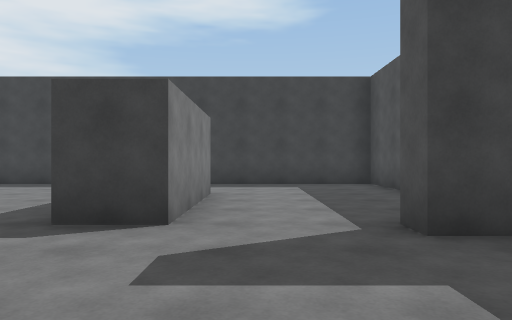
View 1 (above)

23 first-person views from a walk through a scene from a Unity 3-D project. The camera is 1.2 m above the floor, looks level and sees 70° across. The floor is counted in squares, 1.8 m on a side. Each view is taken from the middle of a square. On the plan, view 1 faces up. The plan holds only what a view shows up to about 11 squares ahead; the rest is blank. The place goes on beyond the plan. The player character is not drawn.

View 2
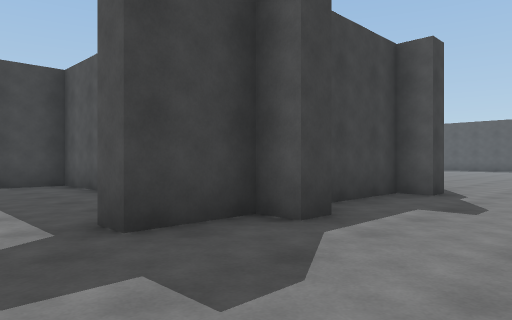

View 3
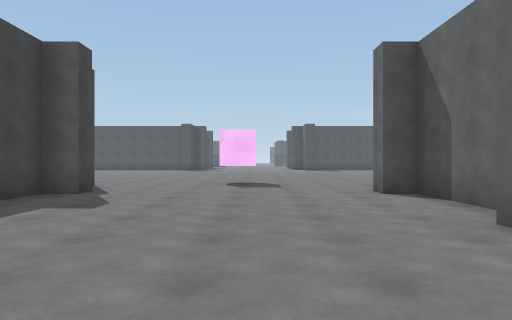

View 4
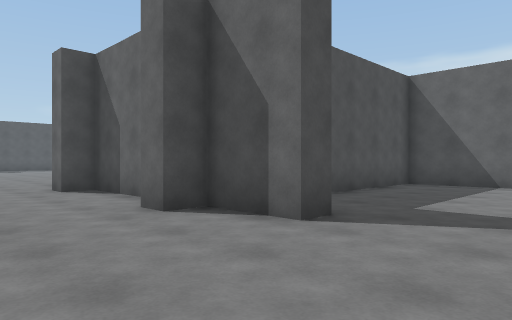

View 5
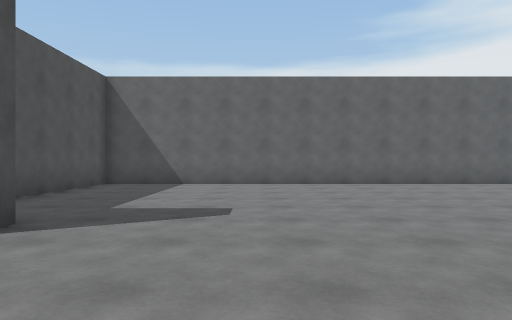

View 6
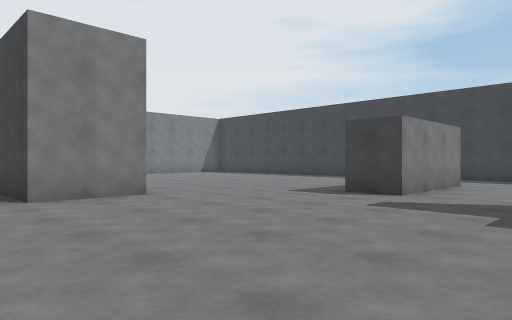

View 7
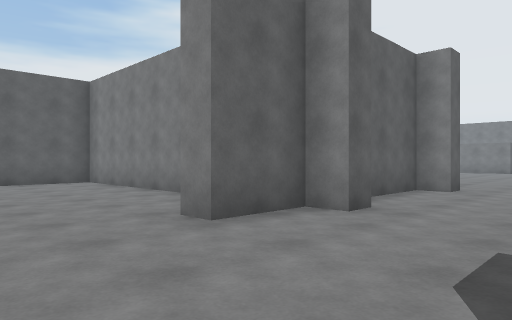

View 8
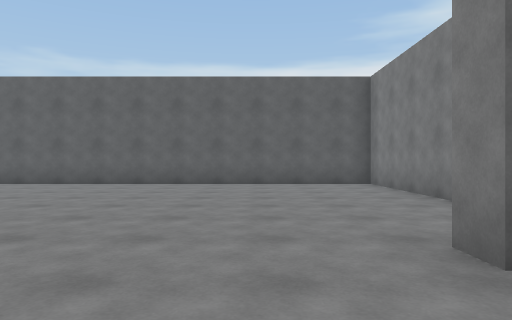

View 9
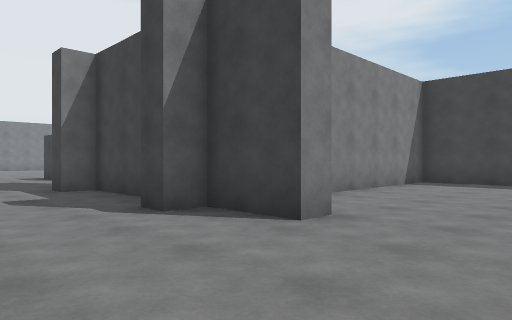

View 10
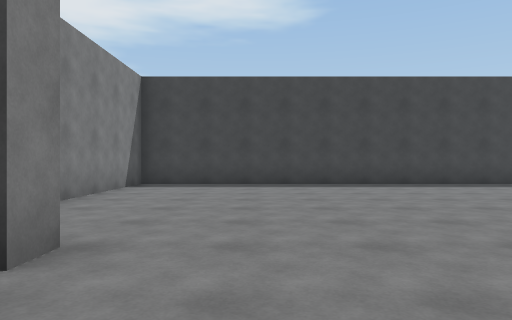

View 11
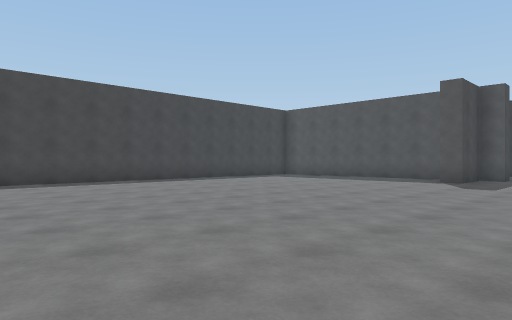

View 12
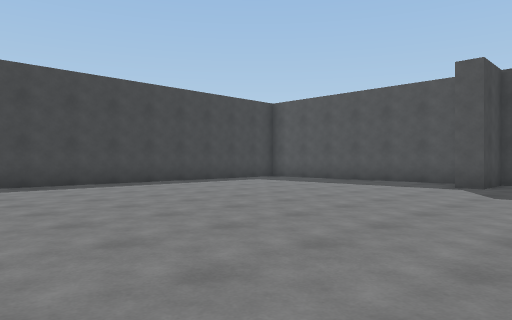

View 13
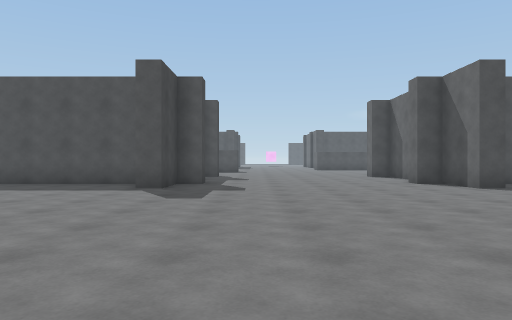

View 14
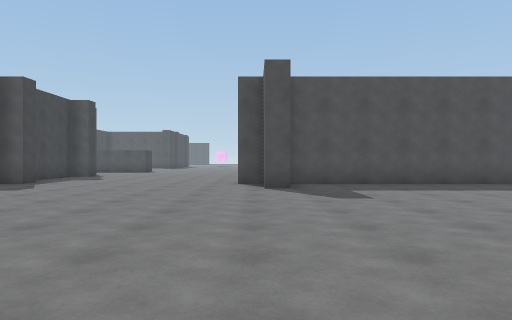

View 15
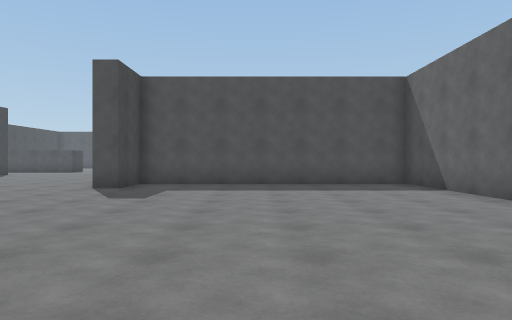

View 16
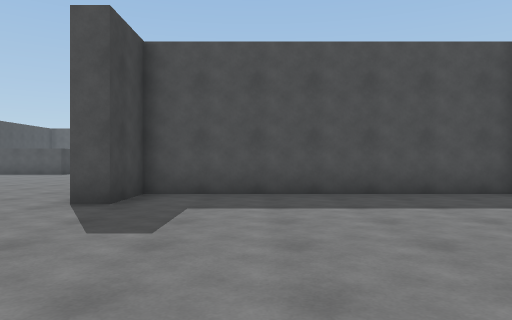

View 17
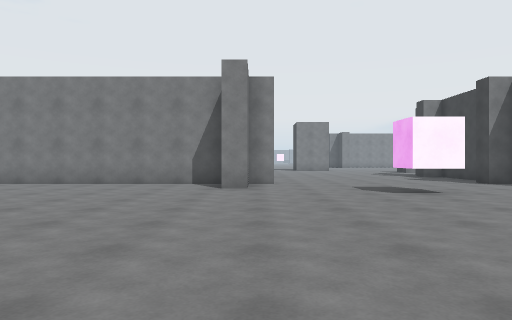

View 18
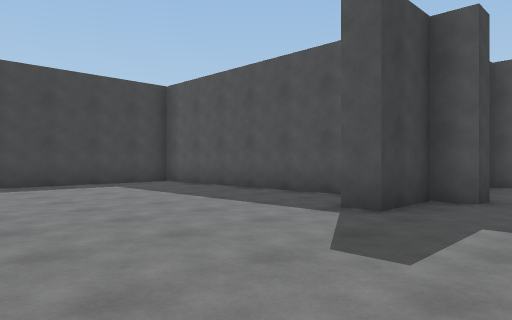

View 19
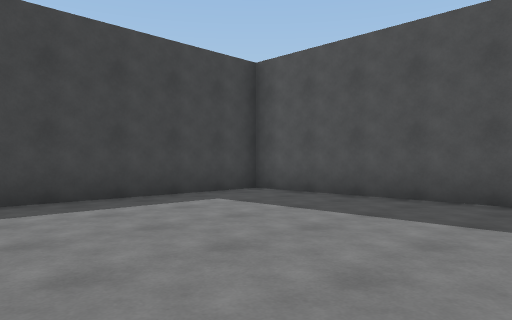

View 20
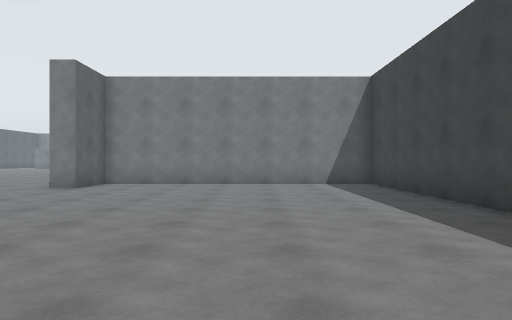

View 21
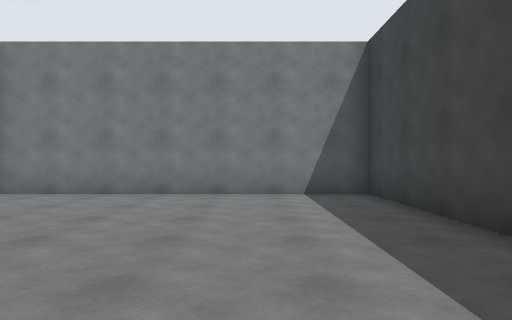

View 22
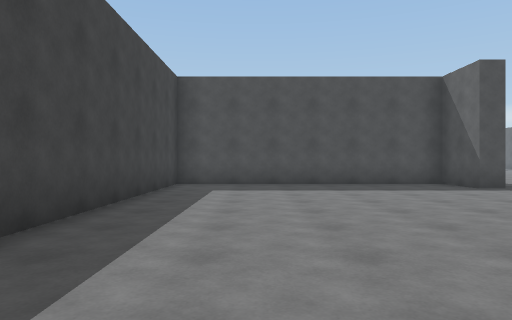

View 23
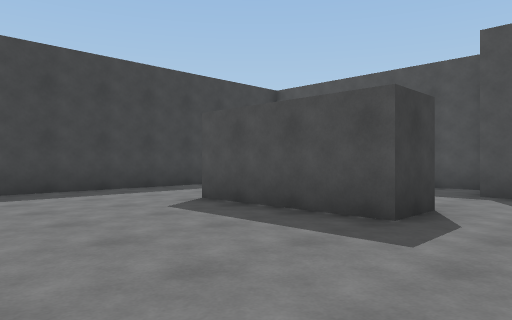

### Floor plan
Points are (right, up) in squares from view 1. A wall is a line through its corners. A room is listed if a view was taken in it or the views show most of it. See-through windows are left out.
Room 1 (views 1, 2, 3, 4, 5, 6, 7, 8, 9, 10, 11, 12, 13, 14, 15, 16, 17, 18, 19, 20, 21, 22, 23)
walls: (11, 0) (11, -1) (10, -1) (10, 0); (7.8, 2.5) (7.2, 2.5) (7.2, 3.2) (3.8, 3.2) (3.8, 2.5) (3.2, 2.5); (7.8, -4.9) (7.8, -12.2) (18.2, -12.2); (3.2, 3.2) (1.5, 3.2) (1.5, 3.9); (3.2, 4.1) (3.2, 5.2); (1.5, -4.9) (1.5, -4.2) (3.2, -4.2) (3.2, -3.5) (3.8, -3.5) (3.8, -4.2) (7.2, -4.2) (7.2, -3.5) (7.8, -3.5) (7.8, -4.2) (9.5, -4.2) (9.5, -4.9); (3.2, 8) (3.2, 10.2) (-6.5, 10.2); (-0.9, 7.2) (-0.9, 3.8) (-2.1, 3.8) (-2.1, 7.2); (25.2, 3.2) (23.5, 3.2) (23.5, 3.8) (25.2, 3.8) (25.2, 11.2) (7.8, 11.2) (7.8, 3.8) (9.5, 3.8) (9.5, 3.2) (7.8, 3.2); (21, -12.2) (25.2, -12.2) (25.2, -4.8) (23.5, -4.8) (23.5, -4.2) (25.2, -4.2) (25.2, -3.5) (25.8, -3.5); (25.9, 2.5) (25.2, 2.5); (-4.5, 0.6) (-4.5, -1.5) (-6.5, -1.5); (-6.5, -11.2) (3.2, -11.2) (3.2, -7.4)

Positions as (right, up) in squares from view 1, and headings:
1: (0, 0), facing up
2: (0, 0), facing up-right
3: (0, -1), facing right
4: (-1, -1), facing down-right
5: (-1, -1), facing down
6: (2, -3), facing up-left
7: (12, -1), facing down-left
8: (11, -2), facing down
9: (12, 0), facing up-left
10: (11, 1), facing up
11: (12, 0), facing up-right
12: (14, 1), facing up-right
13: (15, 1), facing right
14: (15, -4), facing right
15: (15, -8), facing right
16: (18, -7), facing right
17: (18, -4), facing left
18: (19, 1), facing up-right
19: (19, 5), facing up-right
20: (18, 8), facing left
21: (15, 9), facing left
22: (15, 9), facing right
23: (-6, 2), facing up-right
